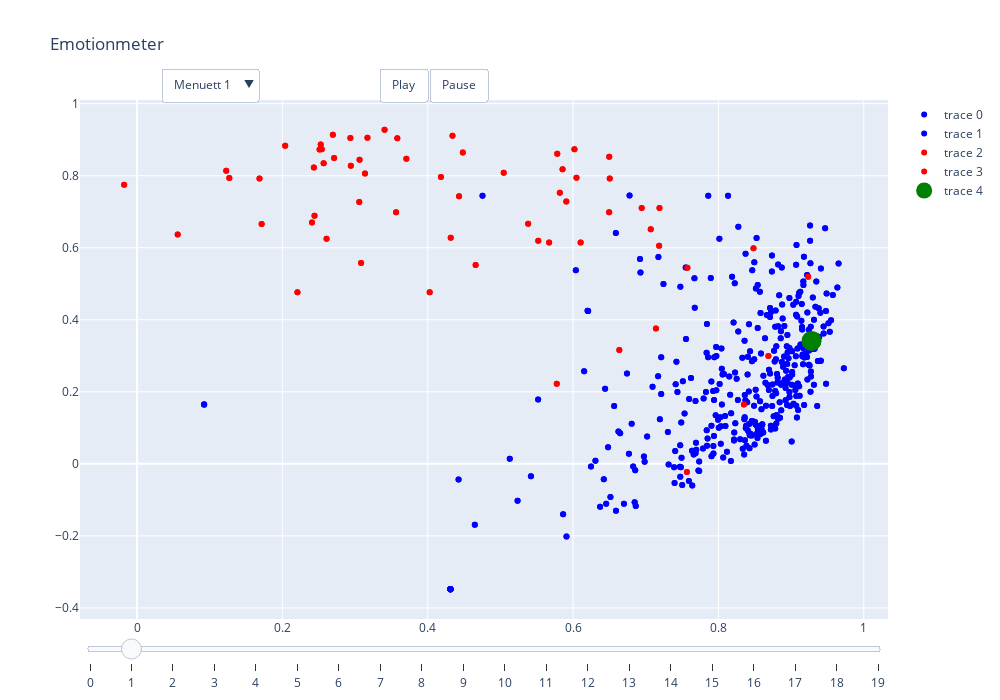

The code cell stored with this chart in its notebook:
### Markdown cell above
Initialize figure

### Code cell
index = 1

button_layer_1_height = 1.08
updatemenus=[
    go.layout.Updatemenu(
        buttons=list([
            dict(
                args=["index", 3],
                label="Menuett 1",
                method="restyle"
            ),
            dict(
                args=["index", 4],
                label="Menuett 2",
                method="restyle"
            ),
            dict(
                args=["index", 5],
                label="Waltz 1",
                method="restyle"
            )
        ]),
        direction="down",
        pad={"r": 10, "t": 10},
        showactive=True,
        x=0.1,
        xanchor="left",
        y=button_layer_1_height,
        yanchor="top"
    ),
    go.layout.Updatemenu(
        buttons=list([
            dict(
                args=[None, dict(frame=dict(duration=500, redraw=False),
                                 fromcurrent=True, transition=dict(duration=300, easing='quadratic-in-out'))],
                label="Play",
                method="animate"
            ),
            dict(
                args=[None, dict(frame=dict(duration=0, redraw=False),
                                   mode='immediate', transition=dict(duration=0))],
                label="Pause",
                method="animate"
            )
        ]),
        direction="left",
        pad={"r": 10, "t": 10},
        showactive=False,
        type = 'buttons',
        x=0.37,
        xanchor="left",
        y=button_layer_1_height,
        yanchor="top"
    )
]


data=[go.Scatter(x=all_corr.loc[all_corr['gt_mode'] == 'major']['major'].to_list(),
                 y=all_corr.loc[all_corr['gt_mode'] == 'major']['minor'].to_list(),
                 mode="markers",
                 marker=dict(color='blue')),
     go.Scatter(x=all_corr.loc[all_corr['gt_mode'] == 'major']['major'].to_list(),
                 y=all_corr.loc[all_corr['gt_mode'] == 'major']['minor'].to_list(),
                 mode="markers",
                 marker=dict(color='blue')),
     go.Scatter(x=all_corr.loc[all_corr['gt_mode'] == 'minor']['major'].to_list(),
                y=all_corr.loc[all_corr['gt_mode'] == 'minor']['minor'].to_list(),
                mode="markers",
                marker=dict(color='red')),
     go.Scatter(x=all_corr.loc[all_corr['gt_mode'] == 'minor']['major'].to_list(),
                y=all_corr.loc[all_corr['gt_mode'] == 'minor']['minor'].to_list(),
                mode="markers",
                marker=dict(color='red'))]


maj_corr = test_files.iloc[index]['maj_traj'][0]
min_corr = test_files.iloc[index]['min_traj'][0]
frame = {"data": []}
data_dict = {"x": [maj_corr], "y": [min_corr],
    "mode": "markers",
    "marker": {
        "color": "green", "sizeref": 100, "size": 20
    }
}
data.append(data_dict)  



sliders_dict = dict(active=1,
                    currentvalue=dict(font=dict(size=20),
                                                prefix='Bar ',
                                                visible=False),
                    transition=dict(duration=300, easing='cubic-in-out'),
                    steps=[])

frames = []
for bar in range(len(test_files.iloc[index]['maj_traj'])):    
    frame = {"data": [], "name": str(bar)}
    # Create one frame per bar
    maj_corr = test_files.iloc[index]['maj_traj'][bar]
    min_corr = test_files.iloc[index]['min_traj'][bar]
    frame = {"data": []}
    data_dict = {"x": [maj_corr], "y": [min_corr],
        "mode": "markers",
        "marker": {
            "color": "green", "sizeref": 100, "size": 20
        }
    }
    frame["data"].append(data_dict)  
    frames.append(frame)
    
    
    slider_step = dict(args=[[bar], dict(frame=dict(duration=100, redraw=False),
                                       mode='immediate',
                                       transition=dict(duration=100))],
                       label=bar,
                       method='animate')
    sliders_dict['steps'].append(slider_step)
    
layout=go.Layout(width=1000, height=700,
                 title="Emotionmeter",
                 updatemenus=updatemenus,
                 sliders=[sliders_dict],
                )
#print(layout['sliders'])
    
fig = go.Figure(data, layout, frames)
fig.show()

### Figure 1 — Plotly figure (JSON) as saved in the notebook; plotly's stock layout.template omitted (floating-point values rounded to 4 significant figures; data arrays with more than 128 entries replaced by an {"elided": "..."} marker saying what was removed)
{"data": [{"marker": {"color": "blue"}, "mode": "markers", "type": "scatter", "x": {"elided": "372 float values"}, "y": {"elided": "372 float values"}}, {"marker": {"color": "blue"}, "mode": "markers", "type": "scatter", "x": {"elided": "372 float values"}, "y": {"elided": "372 float values"}}, {"marker": {"color": "red"}, "mode": "markers", "type": "scatter", "x": [0.3564, 0.4316, 0.2567, 0.5381, -0.01775, 0.5775, 0.7184, 0.5521, 0.2712, 0.4431, 0.4483, 0.8482, 0.4182, 0.2542, 0.2433, 0.317, 0.6498, 0.3062, 0.6944, 0.4659, 0.3137, 0.5782, 0.2942, 0.6104, 0.7566, 0.1227, 0.567, 0.6636, 0.6018, 0.2695, 0.6047, 0.5817, 0.5855, 0.6496, 0.2407, 0.714, 0.2039, 0.2935, 0.1714, 0.2527, 0.3406, 0.5906, 0.8687, 0.3706, 0.7069, 0.7189, 0.4027, 0.3083, 0.835, 0.5045, 0.2442, 0.1685, 0.3058, 0.3581, 0.6504, 0.05591, 0.9234, 0.7573, 0.434, 0.127, 0.2608, 0.2207, 0.2512], "y": [0.6982, 0.6277, 0.8345, 0.6663, 0.7747, 0.2226, 0.6058, 0.6197, 0.8491, 0.7427, 0.8644, 0.5983, 0.7962, 0.8733, 0.8229, 0.9052, 0.8529, 0.844, 0.7103, 0.5523, 0.8061, 0.8609, 0.8275, 0.6148, -0.0224, 0.8137, 0.6147, 0.3158, 0.8733, 0.9135, 0.7943, 0.7527, 0.8178, 0.6983, 0.67, 0.3757, 0.8829, 0.9043, 0.666, 0.8866, 0.9277, 0.7286, 0.2991, 0.847, 0.6515, 0.71, 0.4765, 0.5577, 0.165, 0.8085, 0.689, 0.7923, 0.7269, 0.9039, 0.7919, 0.6367, 0.5193, 0.5446, 0.9106, 0.7935, 0.6249, 0.4762, 0.8726]}, {"marker": {"color": "red"}, "mode": "markers", "type": "scatter", "x": [0.3564, 0.4316, 0.2567, 0.5381, -0.01775, 0.5775, 0.7184, 0.5521, 0.2712, 0.4431, 0.4483, 0.8482, 0.4182, 0.2542, 0.2433, 0.317, 0.6498, 0.3062, 0.6944, 0.4659, 0.3137, 0.5782, 0.2942, 0.6104, 0.7566, 0.1227, 0.567, 0.6636, 0.6018, 0.2695, 0.6047, 0.5817, 0.5855, 0.6496, 0.2407, 0.714, 0.2039, 0.2935, 0.1714, 0.2527, 0.3406, 0.5906, 0.8687, 0.3706, 0.7069, 0.7189, 0.4027, 0.3083, 0.835, 0.5045, 0.2442, 0.1685, 0.3058, 0.3581, 0.6504, 0.05591, 0.9234, 0.7573, 0.434, 0.127, 0.2608, 0.2207, 0.2512], "y": [0.6982, 0.6277, 0.8345, 0.6663, 0.7747, 0.2226, 0.6058, 0.6197, 0.8491, 0.7427, 0.8644, 0.5983, 0.7962, 0.8733, 0.8229, 0.9052, 0.8529, 0.844, 0.7103, 0.5523, 0.8061, 0.8609, 0.8275, 0.6148, -0.0224, 0.8137, 0.6147, 0.3158, 0.8733, 0.9135, 0.7943, 0.7527, 0.8178, 0.6983, 0.67, 0.3757, 0.8829, 0.9043, 0.666, 0.8866, 0.9277, 0.7286, 0.2991, 0.847, 0.6515, 0.71, 0.4765, 0.5577, 0.165, 0.8085, 0.689, 0.7923, 0.7269, 0.9039, 0.7919, 0.6367, 0.5193, 0.5446, 0.9106, 0.7935, 0.6249, 0.4762, 0.8726]}, {"marker": {"color": "green", "size": 20, "sizeref": 100}, "mode": "markers", "type": "scatter", "x": [0.9281], "y": [0.3414]}], "layout": {"height": 700, "sliders": [{"active": 1, "currentvalue": {"font": {"size": 20}, "prefix": "Bar ", "visible": false}, "steps": [{"args": [[0], {"frame": {"duration": 100, "redraw": false}, "mode": "immediate", "transition": {"duration": 100}}], "label": "0", "method": "animate"}, {"args": [[1], {"frame": {"duration": 100, "redraw": false}, "mode": "immediate", "transition": {"duration": 100}}], "label": "1", "method": "animate"}, {"args": [[2], {"frame": {"duration": 100, "redraw": false}, "mode": "immediate", "transition": {"duration": 100}}], "label": "2", "method": "animate"}, {"args": [[3], {"frame": {"duration": 100, "redraw": false}, "mode": "immediate", "transition": {"duration": 100}}], "label": "3", "method": "animate"}, {"args": [[4], {"frame": {"duration": 100, "redraw": false}, "mode": "immediate", "transition": {"duration": 100}}], "label": "4", "method": "animate"}, {"args": [[5], {"frame": {"duration": 100, "redraw": false}, "mode": "immediate", "transition": {"duration": 100}}], "label": "5", "method": "animate"}, {"args": [[6], {"frame": {"duration": 100, "redraw": false}, "mode": "immediate", "transition": {"duration": 100}}], "label": "6", "method": "animate"}, {"args": [[7], {"frame": {"duration": 100, "redraw": false}, "mode": "immediate", "transition": {"duration": 100}}], "label": "7", "method": "animate"}, {"args": [[8], {"frame": {"duration": 100, "redraw": false}, "mode": "immediate", "transition": {"duration": 100}}], "label": "8", "method": "animate"}, {"args": [[9], {"frame": {"duration": 100, "redraw": false}, "mode": "immediate", "transition": {"duration": 100}}], "label": "9", "method": "animate"}, {"args": [[10], {"frame": {"duration": 100, "redraw": false}, "mode": "immediate", "transition": {"duration": 100}}], "label": "10", "method": "animate"}, {"args": [[11], {"frame": {"duration": 100, "redraw": false}, "mode": "immediate", "transition": {"duration": 100}}], "label": "11", "method": "animate"}, {"args": [[12], {"frame": {"duration": 100, "redraw": false}, "mode": "immediate", "transition": {"duration": 100}}], "label": "12", "method": "animate"}, {"args": [[13], {"frame": {"duration": 100, "redraw": false}, "mode": "immediate", "transition": {"duration": 100}}], "label": "13", "method": "animate"}, {"args": [[14], {"frame": {"duration": 100, "redraw": false}, "mode": "immediate", "transition": {"duration": 100}}], "label": "14", "method": "animate"}, {"args": [[15], {"frame": {"duration": 100, "redraw": false}, "mode": "immediate", "transition": {"duration": 100}}], "label": "15", "method": "animate"}, {"args": [[16], {"frame": {"duration": 100, "redraw": false}, "mode": "immediate", "transition": {"duration": 100}}], "label": "16", "method": "animate"}, {"args": [[17], {"frame": {"duration": 100, "redraw": false}, "mode": "immediate", "transition": {"duration": 100}}], "label": "17", "method": "animate"}, {"args": [[18], {"frame": {"duration": 100, "redraw": false}, "mode": "immediate", "transition": {"duration": 100}}], "label": "18", "method": "animate"}, {"args": [[19], {"frame": {"duration": 100, "redraw": false}, "mode": "immediate", "transition": {"duration": 100}}], "label": "19", "method": "animate"}], "transition": {"duration": 300, "easing": "cubic-in-out"}}], "title": {"text": "Emotionmeter"}, "updatemenus": [{"buttons": [{"args": ["index", 3], "label": "Menuett 1", "method": "restyle"}, {"args": ["index", 4], "label": "Menuett 2", "method": "restyle"}, {"args": ["index", 5], "label": "Waltz 1", "method": "restyle"}], "direction": "down", "pad": {"r": 10, "t": 10}, "showactive": true, "x": 0.1, "xanchor": "left", "y": 1.08, "yanchor": "top"}, {"buttons": [{"args": [null, {"frame": {"duration": 500, "redraw": false}, "fromcurrent": true, "transition": {"duration": 300, "easing": "quadratic-in-out"}}], "label": "Play", "method": "animate"}, {"args": [null, {"frame": {"duration": 0, "redraw": false}, "mode": "immediate", "transition": {"duration": 0}}], "label": "Pause", "method": "animate"}], "direction": "left", "pad": {"r": 10, "t": 10}, "showactive": false, "type": "buttons", "x": 0.37, "xanchor": "left", "y": 1.08, "yanchor": "top"}], "width": 1000}}
